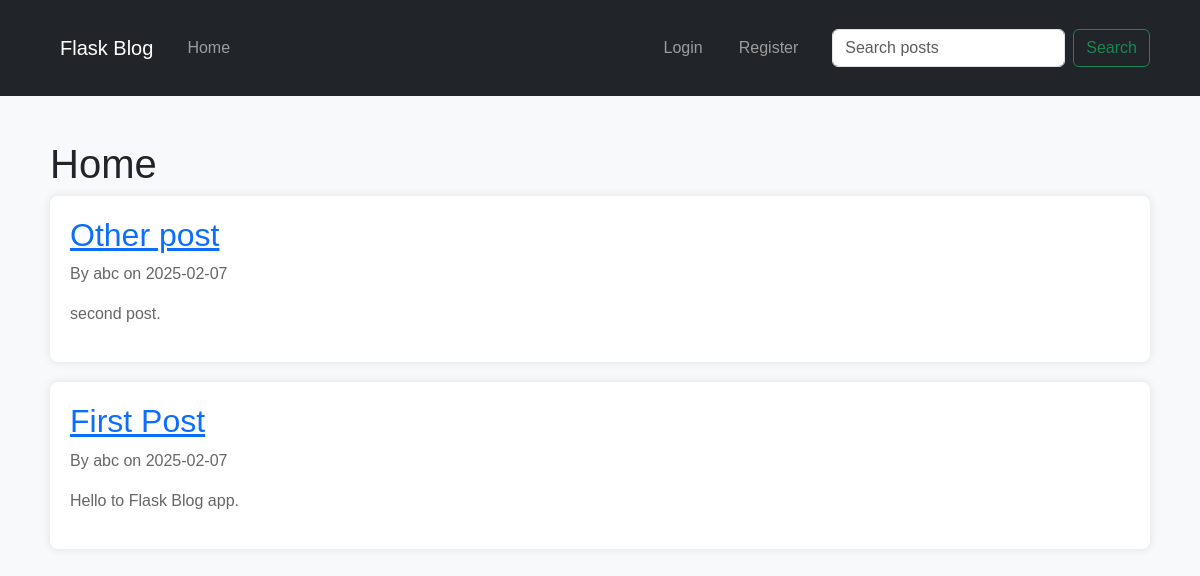
Page /home on the earlier database version.
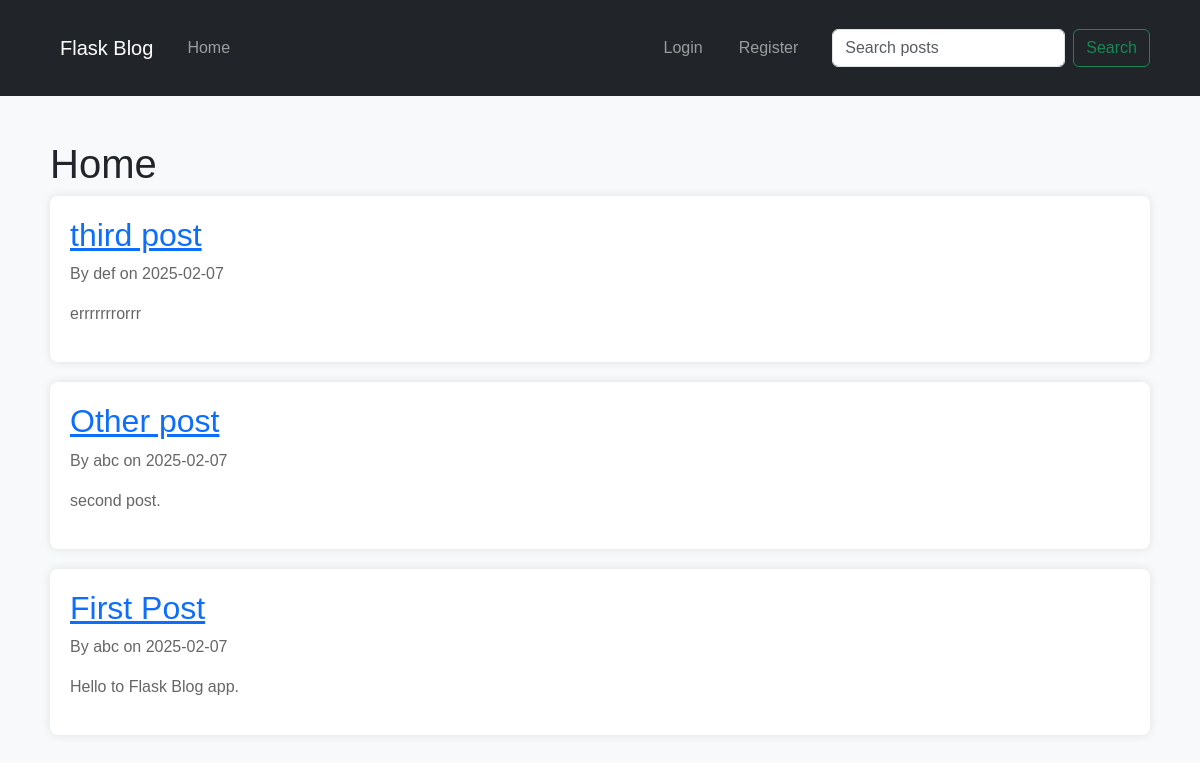
Same page on the later database version.
### app/models.py (models this page shows)
class Post(db.Model):
    id = db.Column(db.Integer, primary_key=True)
    title = db.Column(db.String(100), nullable=False)
    content = db.Column(db.Text, nullable=False)
    date_posted = db.Column(db.DateTime, nullable=False, default=datetime.utcnow)
    user_id = db.Column(db.Integer, db.ForeignKey('user.id'), nullable=False)
    comments = db.relationship('Comment', backref='post', lazy=True)
    likes = db.Column(db.Integer, default=0)  # Add this line
    dislikes = db.Column(db.Integer, default=0)  # Add this line

class User(db.Model, UserMixin):
    id = db.Column(db.Integer, primary_key=True)
    username = db.Column(db.String(20), unique=True, nullable=False)
    email = db.Column(db.String(120), unique=True, nullable=False)
    password = db.Column(db.String(60), nullable=False)
    posts = db.relationship('Post', backref='author', lazy=True)

### app/routes.py (the view)
@app.route('/')
@app.route('/home')
def home():
    page = request.args.get('page', 1, type=int)
    posts = Post.query.order_by(Post.date_posted.desc()).paginate(page=page, per_page=5)
    return render_template('index.html', posts=posts)

### app/templates/index.html (shortened to what this page needs)
{% extends "base.html" %}
{% block content %}
    <h1>Home</h1>
    {% for post in posts %}
        <article class="post">
            <h2><a href="{{ url_for('post', post_id=post.id) }}">{{ post.title }}</a></h2>
            <p>By {{ post.author.username }} on {{ post.date_posted.strftime('%Y-%m-%d') }}</p>
            <p>{{ post.content }}</p>
        </article>
    {% endfor %}
{% endblock %}

### app/templates/base.html (shortened to what this page needs)
<!DOCTYPE html>
<html lang="en">
<head>
    <link href="https://cdn.jsdelivr.net/npm/bootstrap@5.3.0/dist/css/bootstrap.min.css" rel="stylesheet">
    <link rel="stylesheet" href="{{ url_for('static', filename='styles.css') }}">
</head>
<body>
    <nav class="navbar navbar-expand-lg navbar-dark bg-dark">
        <div class="container">
            <a class="navbar-brand" href="{{ url_for('home') }}">Flask Blog</a>
            <div class="collapse navbar-collapse" id="navbarNav">
                <ul class="navbar-nav me-auto">
                    <li class="nav-item">
                        <a class="nav-link" href="{{ url_for('home') }}">Home</a>
                    </li>
                </ul>
                <ul class="navbar-nav ms-auto">
                    {% if current_user.is_authenticated %}
                        <li class="nav-item">
                            <a class="nav-link" href="{{ url_for('logout') }}">Logout</a>
                        </li>
                    {% else %}
                        <li class="nav-item">
                            <a class="nav-link" href="{{ url_for('login') }}">Login</a>
                        </li>
                        <li class="nav-item">
                            <a class="nav-link" href="{{ url_for('register') }}">Register</a>
                        </li>
                    {% endif %}
                </ul>
                <form class="d-flex ms-3" action="{{ url_for('search') }}" method="GET">
                    <input class="form-control me-2" type="search" name="query" placeholder="Search posts" aria-label="Search">
                    <button class="btn btn-outline-success" type="submit">Search</button>
                </form>
            </div>
        </div>
    </nav>
    <div class="container my-4">
        {% block content %}{% endblock %}
    </div>
</body>
</html>

### app/static/styles.css (style rules this page uses)
body { font-family: Arial, sans-serif; margin: 0; padding: 0; background-color: #f4f4f4; }
nav { background-color: #333; color: white; padding: 10px; text-align: center; }
nav a { color: white; margin: 0 10px; text-decoration: none; }
.container { padding: 20px; }
.post { background-color: white; padding: 15px; margin-bottom: 10px; border-radius: 5px; box-shadow: 0 0 10px rgba(0, 0, 0, 0.1); }
body { background-color: #f8f9fa; }
.navbar { margin-bottom: 20px; }
.post { background-color: white; padding: 20px; margin-bottom: 20px; border-radius: 8px; box-shadow: 0 0 10px rgba(0, 0, 0, 0.1); }
.post h2 { color: #333; }
.post p { color: #666; }

Differences in the rows shown:
added Post: title "third post", author.username "def", date_posted "2025-02-07", content "errrrrrrorrr"
